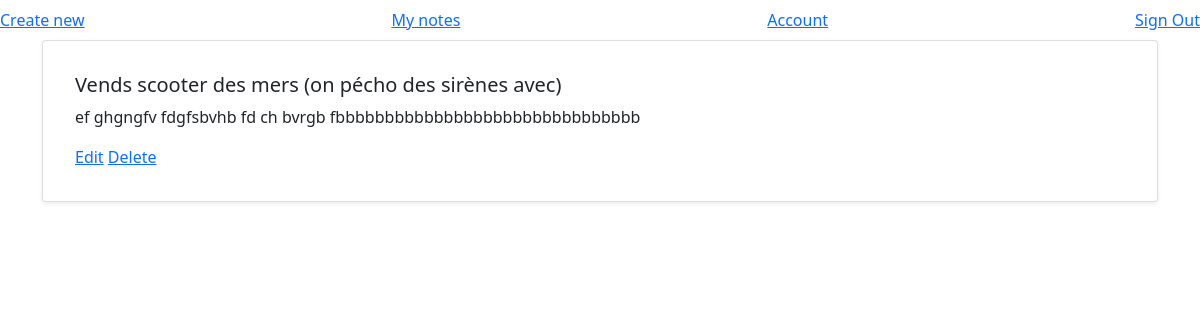
Page /notes?uuid=70cb5f1c-8bee-4824-afa5-8f1a105823d3 (signed in) on the earlier database version.
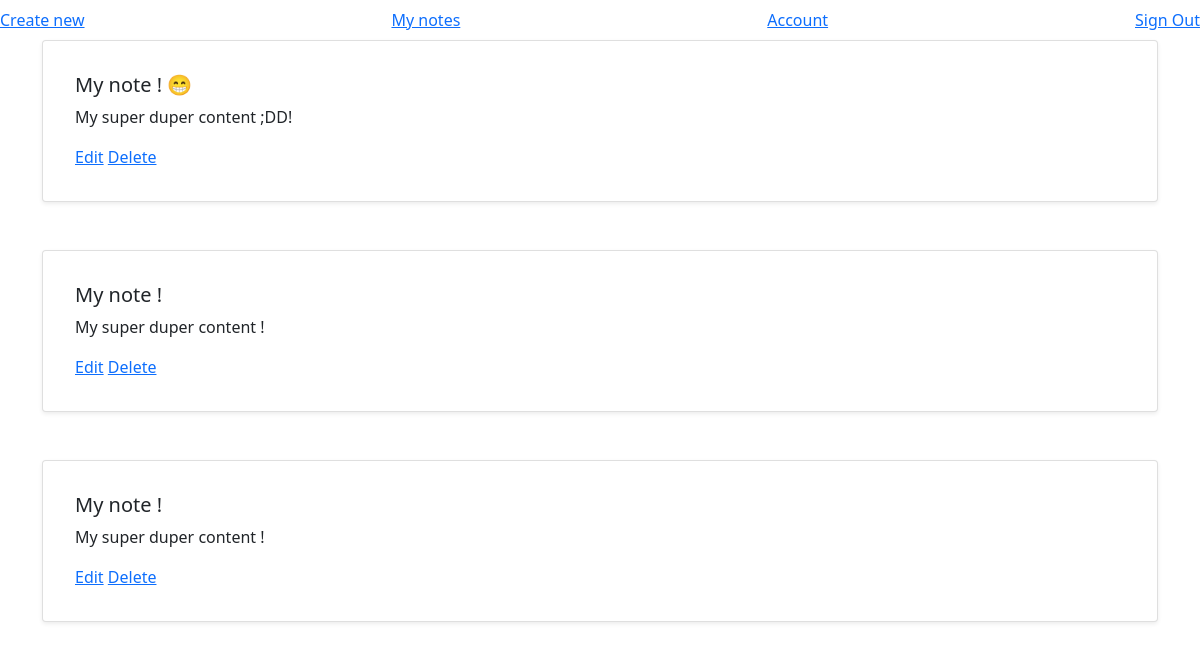
Same page on the later database version.
### app.py (models this page shows)
class Note(db.Model):
    id         = db.Column(db.Integer, primary_key=True)
    content    = db.Column(db.String(2000))
    title      = db.Column(db.String(50))
    useruuid   = db.Column(db.String(36))

### app.py (the view)
@app.route('/notes')
@login_required
def notes():
    useruuid = request.args.get('uuid')
    notes = Note.query.filter_by(useruuid=useruuid)
    return render_template('notes.html', user=current_user, notes=notes)

### app.py (called while the page is built)
@login_manager.user_loader
def load_user(mail):
    return User.query.get(mail)

### templates/notes.html (shortened to what this page needs)
{% extends 'base.html' %}
{% block main %}
<main>
    <div class="container">
        {% for note in notes %}
        <div class="card shadow-sm p-3 mb-5 bg-body rounded">
            <div class="card-body">
                <h5 class="card-title">{{ note.title }}</h5>
                <p class="card-text">{{ note.content }}</p>
                <a href="/notes/{{ user.username }}/edit/{{ note.id }}?uuid={{ user.uuid }}">Edit</a>
                <a href="/notes/{{ user.username }}/delete/{{ note.id }}?uuid={{ user.uuid }}">Delete</a>
            </div>
        </div>
        {% endfor %}
    </div>
</main>
{% endblock %}

### templates/base.html (shortened to what this page needs)
<!DOCTYPE html>
<html lang="en">
<head>
    <link href="https://cdn.jsdelivr.net/npm/bootstrap@5.0.1/dist/css/bootstrap.min.css" rel="stylesheet"
>
</head>
<body>
    <div class="navbar">
        <a href="/new">Create new</a>
        {% if user.is_authenticated %}
        <a href="/notes?uuid={{ user.uuid }}">My notes</a>
        <a href="/account">Account</a>
        <a href="/signout">Sign Out</a>
        {% else %}
        <a href="/login">Sign In</a>
        <a href="/signup">Sign Up</a>
        {% endif %}
    </div>
    {% block main %}
    {% endblock %}
</body>
</html>

Differences in the rows shown:
changed Note: title "Vends scooter des mers (on pécho des sirènes avec)" → "My note ! 😁"; content "ef ghgngfv fdgfsbvhb fd ch bvrgb fbbbbbbbbbbbbbbbbbbbbbbbbbbbbbbb" → "My super duper content ;DD!"
added Note: title "My note !", content "My super duper content !"
added Note: title "My note !", content "My super duper content !"
